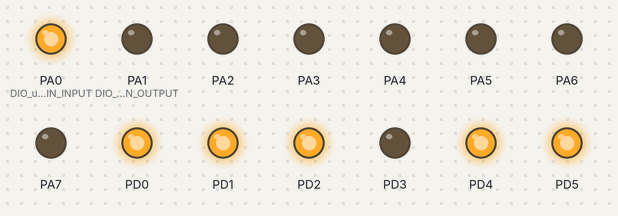
The program below on a simulated ATmega32, built with avr-gcc and emulated at 10 MHz. On the bench: output pins drawn as LEDs (lit = HIGH). Pins used as bus, display or sensor lines are not drawn. At 0.0 s the program stops and its outputs stay as they are.

Above: at 0.1 s.
Timing chart, 0 to 1.5 s (numbered marks = the images above):
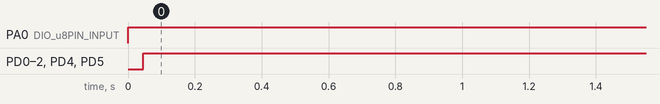

Measured:
- by itself, PA0 (DIO_u8PIN_INPUT): LOW → HIGH at 0.00 s
- by itself, PD0–2, PD4, PD5: LOW → HIGH at 0.05 s

The program:

main.c
```c
#include "STD_TYPES.h"
#include <util/delay.h>

#include "DIO_interface.h"
#include "PORT_interface.h"

#include "CLCD_interface.h"


void main(void) {


		//1- Direction initialization:
		PORT_voidInit();
		//2- LCD initialization:
		CLCD_voidInit();

		//u8 u8Pattern[8] = {0,0,2,2,2,6,12,24,0};
		//u8 u8Pattern2[8] = {2,0,7,13,12,31,31,0};
		//u8 u8Pattern3[8] = {0,0,3,3,3,31,31,0};
		u8 u8Pattern[8] = {14,31,22,28,24,28,30,31};
		u8 AddressContent;
		CLCD_voidSendData('7');


	while(1) {

	}
}
```

CLCD_config.h
```c
/******************************************************/
/******************************************************/
/**********      AUTHOR: Raghad Mohamed      **********/
/**********      Layer: MCAL                 **********/
/**********      SWC: CLCD                   **********/
/**********      Date: 25-8-2020             **********/
/**********      Version: 1.00               **********/
/******************************************************/
/******************************************************/

#ifndef CLCD_CONFIG_H_
#define CLCD_CONFIG_H_


#define CLCD_DATA_PORT     DIO_u8PORTD
#define CLCD_CONTROL_PORT  DIO_u8PORTC
#define CLCD_RS_PIN        DIO_u8PIN0
#define CLCD_RW_PIN        DIO_u8PIN1
#define CLCD_E_PIN         DIO_u8PIN2


#endif
```

CLCD_interface.h
```c
/******************************************************/
/******************************************************/
/**********      AUTHOR: Raghad Mohamed      **********/
/**********      Layer: MCAL                 **********/
/**********      SWC: CLCD                   **********/
/**********      Date: 25-8-2020             **********/
/**********      Version: 1.00               **********/
/******************************************************/
/******************************************************/

#ifndef CLCD_INTERFACE_H_
#define CLCD_INTERFACE_H_

void CLCD_voidSendCommand(u8 Copy_u8Command);

void CLCD_voidSendData(u8 Copy_u8Data);

void CLCD_voidInit(void);

void CLCD_voidWriteString(const char * Copy_pu8String);

void CLCD_voidSendNumber(u32 Copy_u32Number);

void CLCD_voidGotoXY(u8 Copy_u8XPos, u8 Copy_u8YPos);

void CLCD_voidWriteSpecialCharacter(u8* Copy_pu8Pattern,
		u8 Copy_u8PatternNumber, u8 Copy_u8XPos, u8 Copy_u8YPos);

u8 CLCD_u8ReadCurrentAddress(void);

u8 CLCD_ReadAddressContent(void);

#define CLCD_TURN_DISPLAY_OFF  		0b00001000
#define CLCD_TURN_DISPLAY_ON   		0b00001100
#define CLCD_CLEAR_DISPLAY     		0b00000001
#define CLCD_TURN_CURSOR_ON    		0b00001110
#define CLCD_TURN_CURSOR_OFF   		0b00001100
#define CLCD_SHIFT_CURSOR_LEFT  	0b00010000
#define CLCD_SHIFT_CURSOR_RIGHT  	0b00010100
#define CLCD_SHIFT_DISPLAY_LEFT  	0b00011000
#define CLCD_SHIFT_DISPLAY_RIGHT  	0b00011100
#define CLCD_ENTRY_MODE				0b00000101
#define CLCD_RETURN_HOME            0b00000010

#endif
```

CLCD_program.c
```c
/******************************************************/
/******************************************************/
/**********      AUTHOR: Raghad Mohamed      **********/
/**********      Layer: MCAL                 **********/
/**********      SWC: CLCD                   **********/
/**********      Date: 25-8-2020             **********/
/**********      Version: 1.00               **********/
/******************************************************/
/******************************************************/

#include "STD_TYPES.h"
#include <util/delay.h>
#include <stdio.h>

#include "DIO_interface.h"

#include "CLCD_config.h"
#include "CLCD_interface.h"
#include "CLCD_private.h"

void CLCD_voidSendCommand(u8 Copy_u8Command) {

	//1-Set RS value to low for command.
	DIO_u8SetPinValue(CLCD_CONTROL_PORT, CLCD_RS_PIN, DIO_u8PIN_LOW);

	//2- Set RW value to low for write.
	DIO_u8SetPinValue(CLCD_CONTROL_PORT, CLCD_RW_PIN, DIO_u8PIN_LOW);

	//3- Send command to LCD.
	DIO_u8SetPortValue(CLCD_DATA_PORT, Copy_u8Command);

	//4- Send E(nable) pulse to LCD.
	DIO_u8SetPinValue(CLCD_CONTROL_PORT, CLCD_E_PIN, DIO_u8PIN_HIGH);
	_delay_ms(2);
	DIO_u8SetPinValue(CLCD_CONTROL_PORT, CLCD_E_PIN, DIO_u8PIN_LOW);

}

void CLCD_voidSendData(u8 Copy_u8Data) {

	//1-Set RS value to high for data.
	DIO_u8SetPinValue(CLCD_CONTROL_PORT, CLCD_RS_PIN, DIO_u8PIN_HIGH);

	//2- Set RW value to low for write.
	DIO_u8SetPinValue(CLCD_CONTROL_PORT, CLCD_RW_PIN, DIO_u8PIN_LOW);

	//3- Set data to LCD.
	DIO_u8SetPortValue(CLCD_DATA_PORT, Copy_u8Data);

	//4- Send E(nable) pulse to LCD.
	DIO_u8SetPinValue(CLCD_CONTROL_PORT, CLCD_E_PIN, DIO_u8PIN_HIGH);
	_delay_ms(2);
	DIO_u8SetPinValue(CLCD_CONTROL_PORT, CLCD_E_PIN, DIO_u8PIN_LOW);

}

void CLCD_voidInit(void) {

	//1- Delay for more than 30 milliseconds.
	_delay_ms(40);

	//2- Function set command: 2 lines(DB3), Font = 5*7(DB2).
	CLCD_voidSendCommand(0b00111000);

	//3- Display on off Control: Display on, Cursor off, Blinking off.
	CLCD_voidSendCommand(0b00001100);

	//4- Display clear.
	CLCD_voidSendCommand(1);

}

void CLCD_voidWriteString(const char * Copy_pchString) {

	u8 LoopCounter = 0;
	if (Copy_pchString != NULL) {

		while (*(Copy_pchString + LoopCounter)) {
			CLCD_voidSendData((char) *(Copy_pchString + LoopCounter));
			LoopCounter++;
		}
	}

}

void CLCD_voidSendNumber(u32 Copy_u32Number) {
	u32 Local_u32TempValue = Copy_u32Number;
	u8 Local_u8DigitCounter = 0;

	while (Local_u32TempValue > 0) {
		Local_u32TempValue /= 10;
		Local_u8DigitCounter++;
	}

	char arr[Local_u8DigitCounter];
	sprintf(arr, "%d", Copy_u32Number);
	CLCD_voidWriteString(arr);

}

void CLCD_voidGotoXY(u8 Copy_u8XPos, u8 Copy_u8YPos) {
	u8 Local_u8DDRAMAddress;
	if (Copy_u8YPos == 0) {
		/*Check if in first line*/
		Local_u8DDRAMAddress = Copy_u8XPos;
	} else if (Copy_u8YPos == 1) {
		/*Check if in second line*/
		Local_u8DDRAMAddress = 0x40 + Copy_u8XPos;
	}

	/*Setbit number 7 for SetDDRAM Address command then send the command*/
	CLCD_voidSendCommand(Local_u8DDRAMAddress + 128);
}

void CLCD_voidWriteSpecialCharacter(u8* Copy_pu8Pattern,
		u8 Copy_u8PatternNumber, u8 Copy_u8XPos, u8 Copy_u8YPos) {
	u8 Local_u8CGRamAddress, Local_u8Counter;

	/*1- calculate CGRAM address knowing that every pattern consumes 8 bytes*/
	Local_u8CGRamAddress = Copy_u8PatternNumber * 8;

	/*2-Send SET CGRAM address command to LCD with setting bit6 ,clearing bit7*/
	CLCD_voidSendCommand(Local_u8CGRamAddress + 64);

	/*3- write the pattern into CGRAM*/
	for (Local_u8Counter = 0; Local_u8Counter < 8; Local_u8Counter++) {
		CLCD_voidSendData(Copy_pu8Pattern[Local_u8Counter]);
	}
	/*4- Back to the DDRAM to display the special pattern*/
	CLCD_voidGotoXY(Copy_u8XPos, Copy_u8YPos);

	/*5- Display the special pattern*/
	CLCD_voidSendData(Copy_u8PatternNumber);
}

u8 CLCD_u8ReadCurrentAddress(void) {

	u8 Local_AddressContent;

	DIO_u8SetPinValue(CLCD_CONTROL_PORT, CLCD_RS_PIN, DIO_u8PIN_LOW);
	DIO_u8SetPinValue(CLCD_CONTROL_PORT, CLCD_RW_PIN, DIO_u8PIN_HIGH);
	Local_AddressContent = CLCD_DATA_PORT;

	return Local_AddressContent;

}

u8 CLCD_ReadAddressContent(void) {

	u8 Local_AddressContent;

	DIO_u8SetPortDirection(CLCD_DATA_PORT, DIO_u8PORT_INPUT);
	DIO_u8SetPortValue(CLCD_DATA_PORT, DIO_u8PORT_HIGH);
	DIO_u8SetPinValue(CLCD_CONTROL_PORT, CLCD_RS_PIN, DIO_u8PIN_HIGH);
	DIO_u8SetPinValue(CLCD_CONTROL_PORT, CLCD_RW_PIN, DIO_u8PIN_HIGH);
	Local_AddressContent = CLCD_DATA_PORT;
	return Local_AddressContent;

}
```

BIT_MATH.h
```c
#define  SET_BIT(VAR,BIT_NO)   VAR = (VAR | 1<<BIT_NO)
#define  CLR_BIT(VAR,BIT_NO)   VAR = (VAR & ~(1<<BIT_NO))
#define  TOGGLE_BIT(VAR,BIT_NO)  VAR = (VAR ^ 1<<BIT_NO)
#define  GET_BIT(VAR,BIT_NO)    (VAR & 1<<BIT_NO) >> BIT_NO
```

CLCD_private.h
```c
/******************************************************/
/******************************************************/
/**********      AUTHOR: Raghad Mohamed      **********/
/**********      Layer: MCAL                 **********/
/**********      SWC: CLCD                   **********/
/**********      Date: 25-8-2020             **********/
/**********      Version: 1.00               **********/
/******************************************************/
/******************************************************/
```

DIO_config.h
```c

```

DIO_interface.h
```c
/******************************************************/
/******************************************************/
/**********      AUTHOR: Raghad Mohamed      **********/
/**********      Layer: MCAL                 **********/
/**********      SWC: DIO                    **********/
/**********      Date: 24-8-2020             **********/
/**********      Version: 1.00               **********/
/******************************************************/
/******************************************************/

/*Preprocessor file guard*/
#ifndef DIO_INTERFACe_H_
#define DIO_INTERFACE_H_

#define DIO_u8PORTA       0
#define DIO_u8PORTB       1
#define DIO_u8PORTC       2
#define DIO_u8PORTD       3

#define DIO_u8PIN0        0
#define DIO_u8PIN1        1
#define DIO_u8PIN2        2
#define DIO_u8PIN3        3
#define DIO_u8PIN4		  4
#define DIO_u8PIN5		  5
#define DIO_u8PIN6		  6
#define DIO_u8PIN7        7

#define DIO_u8PIN_INPUT   0
#define DIO_u8PIN_OUTPUT  1

#define DIO_u8PORT_INPUT  0
#define DIO_u8PORT_OUTPUT 0xff

#define DIO_u8PIN_LOW     0
#define DIO_u8PIN_HIGH    1

#define DIO_u8PORT_LOW    0
#define DIO_u8PORT_HIGH   0xff


u8 DIO_u8SetPinDirection(u8 Copy_u8Port, u8 Copy_u8Pin, u8 Copy_u8Direction);

u8 DIO_u8SetPortDirection(u8 Copy_u8Port, u8 Copy_u8Direction);

u8 DIO_u8SetPinValue(u8 Copy_u8Port, u8 Copy_u8Pin, u8 Copy_u8Value);

u8 DIO_u8SetPortValue(u8 Copy_u8Port, u8 Copy_u8Value);

u8 DIO_u8GetPinValue(u8 Copy_u8Port, u8 Copy_u8Pin, u8* Copy_pu8Value);

#endif
```

DIO_private.h
```c

```

DIO_program.c
```c
/******************************************************/
/******************************************************/
/**********      AUTHOR: Raghad Mohamed      **********/
/**********      Layer: MCAL                 **********/
/**********      SWC: DIO                    **********/
/**********      Date: 24-8-2020             **********/
/**********      Version: 1.00               **********/
/******************************************************/
/******************************************************/

#include "STD_TYPES.h"
#include "BIT_MATH.h"

#include "DIO_config.h"
#include "DIO_interface.h"
#include "DIO_private.h"
#include "DIO_register.h"

u8 DIO_u8SetPinDirection(u8 Copy_u8Port, u8 Copy_u8Pin, u8 Copy_u8Direction) {
	u8 Local_u8ErrorState = OK;

	if(Copy_u8Pin<= DIO_u8PIN7 ) {

		if(Copy_u8Direction == DIO_u8PIN_INPUT) {
            switch(Copy_u8Port) {

            case DIO_u8PORTA: CLR_BIT(DDRA, Copy_u8Pin); break;
            case DIO_u8PORTB: CLR_BIT(DDRB, Copy_u8Pin); break;
            case DIO_u8PORTC: CLR_BIT(DDRC, Copy_u8Pin); break;
            case DIO_u8PORTD: CLR_BIT(DDRD, Copy_u8Pin); break;
            default: Local_u8ErrorState = NOOK;          break;


            }
		}
		else if(Copy_u8Direction == DIO_u8PIN_OUTPUT) {
			switch(Copy_u8Port){
		   case DIO_u8PORTA: SET_BIT(DDRA, Copy_u8Pin); break;
           case DIO_u8PORTB: SET_BIT(DDRB, Copy_u8Pin); break;
           case DIO_u8PORTC: SET_BIT(DDRC, Copy_u8Pin); break;
           case DIO_u8PORTD: SET_BIT(DDRD, Copy_u8Pin); break;
           default: Local_u8ErrorState = NOOK;          break;
			}
		}
		else {
			Local_u8ErrorState = NOOK;
		}

	}
	else {
		Local_u8ErrorState = NOOK;
	}


	return Local_u8ErrorState;

}

u8 DIO_u8SetPortDirection(u8 Copy_u8Port, u8 Copy_u8Direction) {
	u8 Local_u8ErrorState = OK;

	 switch(Copy_u8Port) {

	 case DIO_u8PORTA: DDRA = Copy_u8Direction; break;
	 case DIO_u8PORTB: DDRB = Copy_u8Direction; break;
	 case DIO_u8PORTC: DDRC = Copy_u8Direction; break;
	 case DIO_u8PORTD: DDRD = Copy_u8Direction; break;
	 default: Local_u8ErrorState = NOOK;        break;
	 }


	return Local_u8ErrorState;
}

u8 DIO_u8SetPinValue(u8 Copy_u8Port, u8 Copy_u8Pin, u8 Copy_u8Value) {
	u8 Local_u8ErrorState = OK;


	if(Copy_u8Pin<= DIO_u8PIN7 ) {

		if(Copy_u8Value == DIO_u8PIN_LOW) {
            switch(Copy_u8Port) {

            case DIO_u8PORTA: CLR_BIT(PORTA, Copy_u8Pin); break;
            case DIO_u8PORTB: CLR_BIT(PORTB, Copy_u8Pin); break;
            case DIO_u8PORTC: CLR_BIT(PORTC, Copy_u8Pin); break;
            case DIO_u8PORTD: CLR_BIT(PORTD, Copy_u8Pin); break;
            default: Local_u8ErrorState = NOOK;          break;


            }
		}
		else if(Copy_u8Value == DIO_u8PIN_HIGH) {
			switch(Copy_u8Port) {
		   case DIO_u8PORTA: SET_BIT(PORTA, Copy_u8Pin); break;
           case DIO_u8PORTB: SET_BIT(PORTB, Copy_u8Pin); break;
           case DIO_u8PORTC: SET_BIT(PORTC, Copy_u8Pin); break;
           case DIO_u8PORTD: SET_BIT(PORTD, Copy_u8Pin); break;
           default: Local_u8ErrorState = NOOK;          break;
			}
		}
		else {
			Local_u8ErrorState = NOOK;
		}

	}
	else {
		Local_u8ErrorState = NOOK;
	}


	return Local_u8ErrorState;
}

u8 DIO_u8SetPortValue(u8 Copy_u8Port, u8 Copy_u8Value) {
	u8 Local_u8ErrorState = OK;

	 switch(Copy_u8Port) {

	 case DIO_u8PORTA: PORTA = Copy_u8Value; break;
	 case DIO_u8PORTB: PORTB = Copy_u8Value; break;
	 case DIO_u8PORTC: PORTC = Copy_u8Value; break;
	 case DIO_u8PORTD: PORTD = Copy_u8Value; break;
	 default: Local_u8ErrorState = NOOK;        break;
	 }


	return Local_u8ErrorState;
}

u8 DIO_u8GetPinValue(u8 Copy_u8Port, u8 Copy_u8Pin, u8* Copy_pu8Value) {
	u8 Local_u8ErrorState = OK;

	if(Copy_u8Pin<= DIO_u8PIN7 && Copy_pu8Value != NULL) {

		switch(Copy_u8Port) {
      	 case DIO_u8PORTA: *Copy_pu8Value = GET_BIT(PINA,Copy_u8Pin); break;
      	 case DIO_u8PORTB: *Copy_pu8Value = GET_BIT(PINB,Copy_u8Pin); break;
      	 case DIO_u8PORTC: *Copy_pu8Value = GET_BIT(PINC,Copy_u8Pin); break;
      	 case DIO_u8PORTD: *Copy_pu8Value = GET_BIT(PIND,Copy_u8Pin); break;
      	 default: Local_u8ErrorState = NOOK;                           break;

		}
	} else {
		Local_u8ErrorState = NOOK;
	}


	return Local_u8ErrorState;
}
```

DIO_register.h
```c
/******************************************************/
/******************************************************/
/**********      AUTHOR: Raghad Mohamed      **********/
/**********      Layer: MCAL                 **********/
/**********      SWC: DIO                    **********/
/**********      Date: 24-8-2020             **********/
/**********      Version: 1.00               **********/
/******************************************************/
/******************************************************/

/*Preprocessor file guard*/
#ifndef DIO_REGISTER_H_
#define DIO_REGISTER_H_

#define PORTA 	*((volatile u8*)0x3B)
#define DDRA  	*((volatile u8*)0x3A)
#define PINA  	*((volatile u8*)0x39)

#define PORTB 	*((volatile u8*)0x38)
#define DDRB  	*((volatile u8*)0x37)
#define PINB  	*((volatile u8*)0x36)

#define PORTC 	*((volatile u8*)0x35)
#define DDRC  	*((volatile u8*)0x34)
#define PINC  	*((volatile u8*)0x33)

#define PORTD 	*((volatile u8*)0x32)
#define DDRD  	*((volatile u8*)0x31)
#define PIND  	*((volatile u8*)0x30)


#endif
```

PORT_config.h
```c
/******************************************************/
/******************************************************/
/**********      AUTHOR: Raghad Mohamed      **********/
/**********      Layer: MCAL                 **********/
/**********      SWC: PORT                    **********/
/**********      Date: 31-8-2020             **********/
/**********      Version: 1.00               **********/
/******************************************************/
/******************************************************/


#ifndef PORT_CONFIG_H_
#define PORT_CONFIG_H_

//choose 0 for input and 1 for output.

 #define PORTA_PIN0_DIR 	1
 #define PORTA_PIN1_DIR 	1
 #define PORTA_PIN2_DIR 	1
 #define PORTA_PIN3_DIR 	1
 #define PORTA_PIN4_DIR 	1
 #define PORTA_PIN5_DIR 	1
 #define PORTA_PIN6_DIR 	1
 #define PORTA_PIN7_DIR 	1


 #define PORTB_PIN0_DIR 	0
 #define PORTB_PIN1_DIR 	0
 #define PORTB_PIN2_DIR 	0
 #define PORTB_PIN3_DIR 	0
 #define PORTB_PIN4_DIR 	0
 #define PORTB_PIN5_DIR 	0
 #define PORTB_PIN6_DIR 	0
 #define PORTB_PIN7_DIR 	0

 #define PORTC_PIN0_DIR 	1
 #define PORTC_PIN1_DIR 	1
 #define PORTC_PIN2_DIR 	1
 #define PORTC_PIN3_DIR 	0
 #define PORTC_PIN4_DIR 	0
 #define PORTC_PIN5_DIR 	0
 #define PORTC_PIN6_DIR 	0
 #define PORTC_PIN7_DIR 	0

 #define PORTD_PIN0_DIR 	1
 #define PORTD_PIN1_DIR 	1
 #define PORTD_PIN2_DIR 	1
 #define PORTD_PIN3_DIR 	1
 #define PORTD_PIN4_DIR 	1
 #define PORTD_PIN5_DIR 	1
 #define PORTD_PIN6_DIR 	1
 #define PORTD_PIN7_DIR 	1

// 1 for pullup or high , 0 for low.


 #define PORTA_PIN0_INITIAL_VALUE 1
 #define PORTA_PIN1_INITIAL_VALUE 0
 #define PORTA_PIN2_INITIAL_VALUE 0
 #define PORTA_PIN3_INITIAL_VALUE 0
 #define PORTA_PIN4_INITIAL_VALUE 0
 #define PORTA_PIN5_INITIAL_VALUE 0
 #define PORTA_PIN6_INITIAL_VALUE 0
 #define PORTA_PIN7_INITIAL_VALUE 0

 #define PORTB_PIN0_INITIAL_VALUE 0
 #define PORTB_PIN1_INITIAL_VALUE 0
 #define PORTB_PIN2_INITIAL_VALUE 0
 #define PORTB_PIN3_INITIAL_VALUE 0
 #define PORTB_PIN4_INITIAL_VALUE 0
 #define PORTB_PIN5_INITIAL_VALUE 0
 #define PORTB_PIN6_INITIAL_VALUE 0
 #define PORTB_PIN7_INITIAL_VALUE 0

 #define PORTC_PIN0_INITIAL_VALUE 0
 #define PORTC_PIN1_INITIAL_VALUE 0
 #define PORTC_PIN2_INITIAL_VALUE 0
 #define PORTC_PIN3_INITIAL_VALUE 0
 #define PORTC_PIN4_INITIAL_VALUE 0
 #define PORTC_PIN5_INITIAL_VALUE 0
 #define PORTC_PIN6_INITIAL_VALUE 0
 #define PORTC_PIN7_INITIAL_VALUE 0

 #define PORTD_PIN0_INITIAL_VALUE 0
 #define PORTD_PIN1_INITIAL_VALUE 0
 #define PORTD_PIN2_INITIAL_VALUE 0
 #define PORTD_PIN3_INITIAL_VALUE 0
 #define PORTD_PIN4_INITIAL_VALUE 0
 #define PORTD_PIN5_INITIAL_VALUE 0
 #define PORTD_PIN6_INITIAL_VALUE 0
 #define PORTD_PIN7_INITIAL_VALUE 0


#endif
```

PORT_interface.h
```c
/******************************************************/
/******************************************************/
/**********      AUTHOR: Raghad Mohamed      **********/
/**********      Layer: MCAL                 **********/
/**********      SWC: PORT                    **********/
/**********      Date: 31-8-2020             **********/
/**********      Version: 1.00               **********/
/******************************************************/
/******************************************************/

#ifndef PORT_INTERFACE_H_
#define PORT_INTERFACE_H_

void PORT_voidInit(void);


#endif
```

Source omitted: PORT_private.h (2271 bytes), PORT_program.c (877 bytes), PORT_register.h (874 bytes), STD_TYPES.h (436 bytes)
